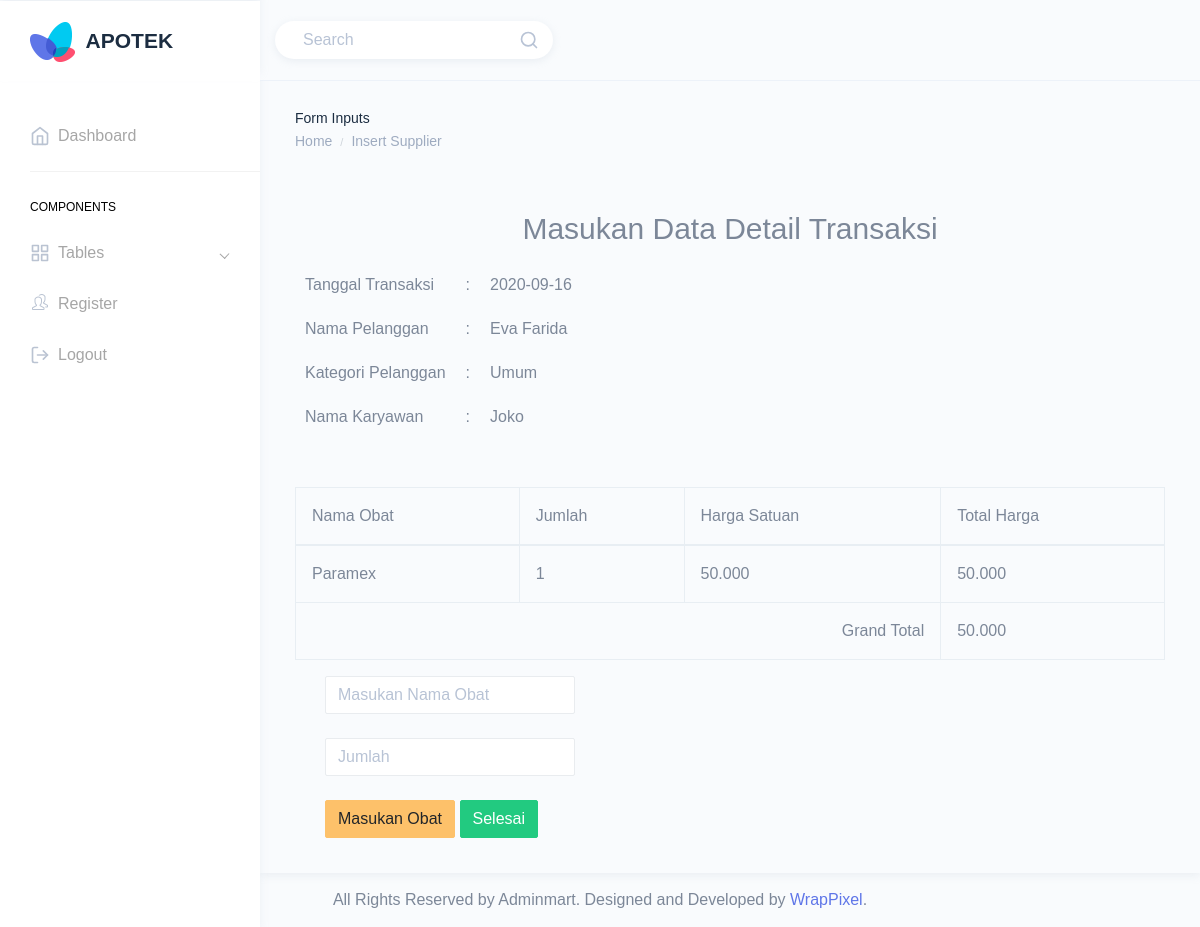
/insert/insert.php?idtransaksi=1512 (signed in), run on the app's committed database.
### tables this page shows
CREATE TABLE `tb_transaksi` (
  `idtransaksi` int(5) NOT NULL,
  `idpelanggan` int(4) DEFAULT NULL,
  `idkaryawan` int(4) DEFAULT NULL,
  `tgltransaksi` date DEFAULT NULL,
  `kategoripelanggan` varchar(20) DEFAULT NULL,
  `totalbayar` double DEFAULT NULL,
  `bayar` double DEFAULT NULL,
  `kembali` double DEFAULT NULL
);

CREATE TABLE `tb_pelanggan` (
  `idpelanggan` int(4) NOT NULL,
  `namalengkap` varchar(50) NOT NULL,
  `alamat` varchar(100) NOT NULL,
  `telp` int(15) NOT NULL,
  `usia` int(3) NOT NULL,
  `buktifotoresep` varchar(255) NOT NULL
);

CREATE TABLE `tb_karyawan` (
  `idkaryawan` int(4) NOT NULL,
  `namakaryawan` varchar(50) NOT NULL,
  `alamat` varchar(100) NOT NULL,
  `telp` varchar(15) NOT NULL
);

CREATE TABLE `tb_detail_transaksi` (
  `iddetailtransaksi` int(4) NOT NULL,
  `idtransaksi` int(5) NOT NULL,
  `idobat` int(4) NOT NULL,
  `jumlah` int(3) NOT NULL,
  `hargasatuan` double NOT NULL,
  `totalharga` double NOT NULL
);

CREATE TABLE `tb_obat` (
  `idobat` int(4) NOT NULL,
  `idsupplier` int(4) NOT NULL,
  `namaobat` varchar(100) NOT NULL,
  `kategoriobat` varchar(50) NOT NULL,
  `hargajual` double NOT NULL,
  `hargabeli` double NOT NULL,
  `stok_obat` int(11) DEFAULT NULL,
  `keterangan` text DEFAULT NULL
);

### insert/insert.php (the view, shortened to what this page needs)
<?php
require '../koneksi.php';
if (@$_GET['idtransaksi']) {
    $id = $_GET['idtransaksi'];
} else {
    $id = $_SESSION['idtransaksi'];
}
$query = mysqli_query($koneksi, "SELECT * FROM tb_transaksi WHERE idtransaksi='$id'");
$row = mysqli_fetch_assoc($query);
$idpelanggan = $row['idpelanggan'];
$query_pelanggan = mysqli_query($koneksi, "SELECT * FROM tb_pelanggan WHERE idpelanggan='$idpelanggan'");
$row_pelanggan = mysqli_fetch_assoc($query_pelanggan);
$idkaryawan = $row['idkaryawan'];
$query_karyawan = mysqli_query($koneksi, "SELECT namakaryawan FROM tb_karyawan WHERE idkaryawan='$idkaryawan'");
$row_karyawan = mysqli_fetch_assoc($query_karyawan);
if (!@$_SESSION['username']) {
    echo "<script>alert('Maaf Anda belum login');location.href='../login/login.php'</script>";
} else {
?>
    <!DOCTYPE html>
    <html dir="ltr" lang="en">
    <head>
        <link href="../dist/css/style.min.css" rel="stylesheet">
    </head>
    <body>
        <?php require '../template/header.php' ?>
        <?php require '../template/navbar.php' ?>
        <div class="page-wrapper">
            <div class="page-breadcrumb">
                <div class="row">
                    <div class="col-7 align-self-center">
                        <h6 class="page-title text-truncate text-dark font-weight-medium mb-1">Form Inputs</h6>
                        <div class="d-flex align-items-center">
                            <nav aria-label="breadcrumb">
                                <ol class="breadcrumb m-0 p-0">
                                    <li class="breadcrumb-item"><a href="index.html" class="text-muted">Home</a></li>
                                    <li class="breadcrumb-item text-muted active" aria-current="page">Insert Supplier</li>
                                </ol>
                            </nav>
                        </div>
                    </div>
                </div>
            </div>
            <div class="container-fluid">
                <form action="" method="post">
                    <br>
                    <center>
                        <h2>Masukan Data Detail Transaksi</h2>
                    </center>
                    <div class="pelanggans">
                        <table class="mt-3" cellpadding="10">
                            <tr>
                                <td>Tanggal Transaksi</td>
                                <td>:</td>
                                <td><?= $row['tgltransaksi']; ?></td>
                            </tr>
                            <tr>
                                <td>Nama Pelanggan</td>
                                <td>:</td>
                                <td><?= $row_pelanggan['namalengkap']; ?></td>
                            </tr>
                            <tr>
                                <td>Kategori Pelanggan</td>
                                <td>:</td>
                                <td><?= $row['kategoripelanggan']; ?></td>
                            </tr>
                            <tr>
                                <td>Nama Karyawan</td>
                                <td>:</td>
                                <td><?= $row_karyawan['namakaryawan']; ?></td>
                            </tr>
                        </table>
                    </div>
                    <div class="container">
                        <div class="row mt-5">
                            <table class="table table-bordered border-dark">
                                <thead>
                                    <th scope="col1">Nama Obat</th>
                                    <th scope="col1">Jumlah</th>
                                    <th scope="col1">Harga Satuan</th>
                                    <th scope="col1">Total Harga</th>
                                </thead>
                                <tbody>
                                    <?php
                                    $hasildetail = mysqli_query($koneksi, "SELECT * FROM tb_detail_transaksi WHERE idtransaksi='$id'");
                                    while ($rowdetail = mysqli_fetch_assoc($hasildetail)) {
                                    ?>
                                        <tr>
                                            <td>
                                                <?php
                                                $rowidobat = $rowdetail['idobat'];
                                                $nama_obat = mysqli_fetch_assoc(mysqli_query($koneksi, "SELECT namaobat FROM tb_obat WHERE idobat='$rowidobat'"));
                                                echo $nama_obat['namaobat'];
                                                ?>
                                            </td>
                                            <td><?= $rowdetail['jumlah'] ?></td>
                                            <td><?= number_format($rowdetail['hargasatuan'], 0, ',', '.') ?></td>
                                            <td><?= number_format($rowdetail['totalharga'], 0, ',', '.') ?></td>
                                        </tr>
                                    <?php
                                    }
                                    ?>
                                    <tr>
                                        <td colspan="3"><b style="float:right;">Grand Total</b></td>
                                        <td>
                                            <b>
                                                <?php
                                                $grandtotal = mysqli_fetch_row(mysqli_query($koneksi, "SELECT SUM(totalharga) FROM tb_detail_transaksi WHERE idtransaksi='$id'"));
                                                echo number_format($grandtotal[0], 0, ',', '.');
                                                ?>
                                            </b>
                                        </td>
                                    </tr>
                                </tbody>
                            </table>
                        </div>
                        <?php
                        if (@$_POST['finish']) {
                        ?>
                            <form action="" method="POST">
                                <div class="row">
                                    <div class="col"></div>
                                    <div class="col4">
                                        <input type="number" class="form-control mt3" name="bayar" placeholder="Masukan Jumlah Bayar">
                                        <input type="submit" class="btn btn-warning mt-3 mb-5" value="Simpan Transaksi" name="simpan_transaksi">
                                    </div>
                                    <div class="col"></div>
                                </div>
                            </form>
                        <?php
                        } else {
                        ?>
                            <div class="row">
                                <div class="col">
                                    <div class="col-4">
                                        <form action="" method="POST">
                                            <input list="list_obat" name="namaobat" class="form-control" placeholder="Masukan Nama Obat">
                                            <br>
                                            <input type="number" class="form-control mt=3" name="jumlah" placeholder="Jumlah">
                                            <br>
                                            <input type="submit" class="btn btn-warning" value="Masukan Obat" name="more">
                                            <input type="submit" class="btn btn-success" value="Selesai" name="finish">
                                        </form>
                                    </div>
                                </div>
                            <?php
                        }
                            ?>
                            </div>
                    </div>
            </div>
        </div>
        <footer class="footer text-center">
            All Rights Reserved by Adminmart. Designed and Developed by <a href="https://wrappixel.com">WrapPixel</a>.
        </footer>
        </div>
    </body>
    </html>
<?php
}
?>

### data on the page
tb_transaksi: tgltransaksi "2020-09-16", kategoripelanggan "Umum"
tb_pelanggan: namalengkap "Eva Farida"
tb_karyawan: namakaryawan "Joko"
tb_detail_transaksi: idobat.namaobat "Paramex", jumlah "1", hargasatuan "50.000", totalharga "50.000"

### other printed values
$grandtotal[0] "50.000"
